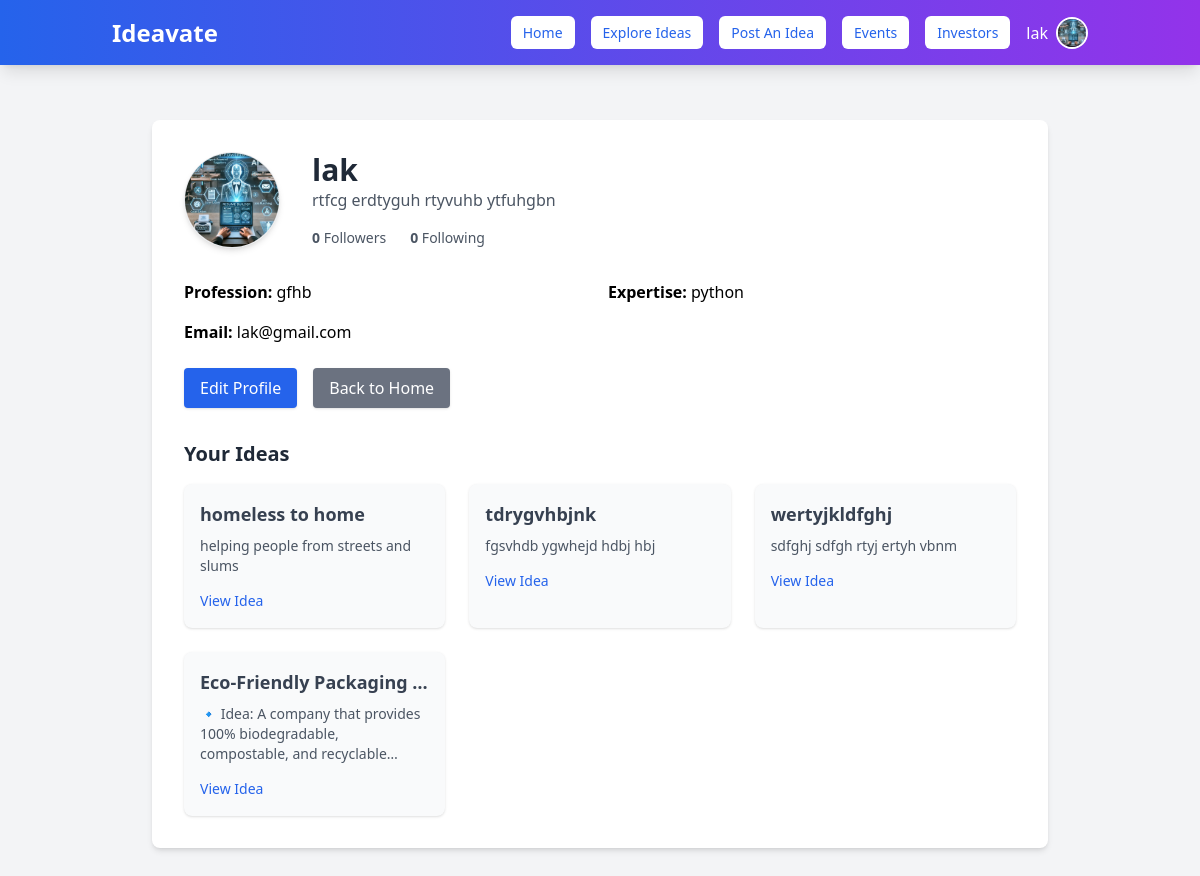
/user/profile/ (signed in), run on an earlier commit of the app's database.
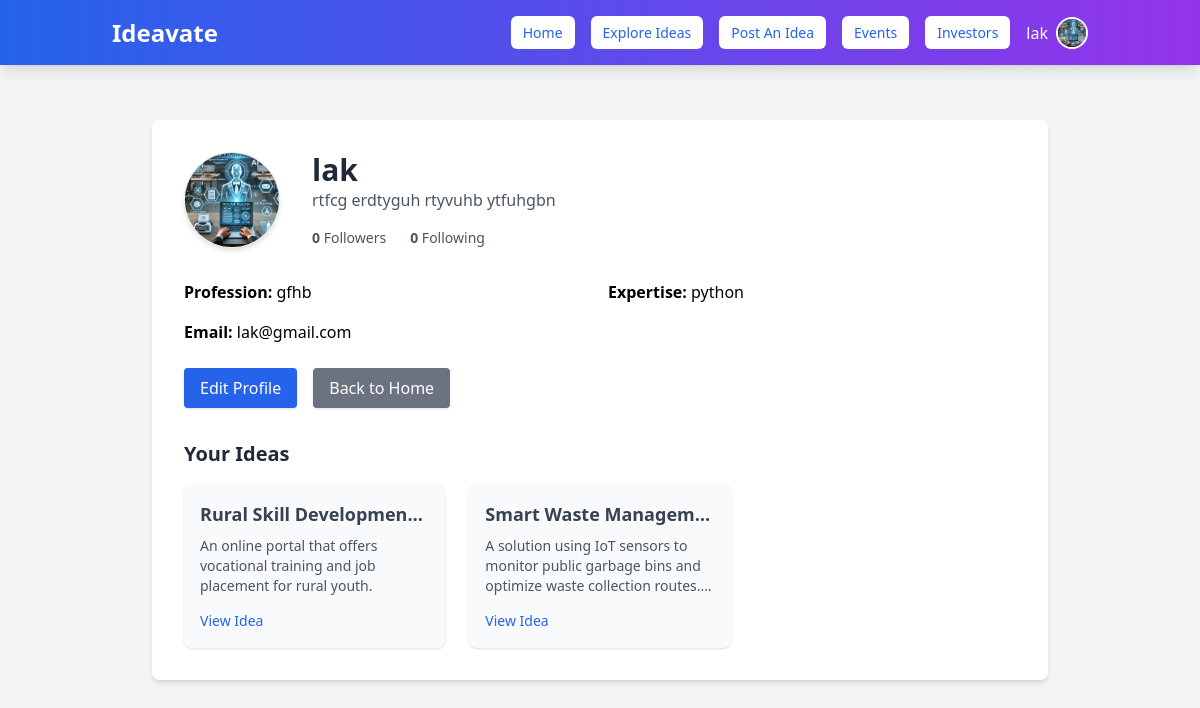
And on a later commit of the database.
### myapp/models.py (models this page shows, shortened)
class Idea(models.Model):
    user = models.ForeignKey(User, on_delete=models.CASCADE, related_name="ideas")
    idea_name = models.CharField(max_length=100)
    description = models.TextField(blank=True)
    category = models.CharField(max_length=100, blank=True, null=True)  # Example: Tech, Health, AI
    funding_goal = models.DecimalField(max_digits=10, decimal_places=2, null=True, blank=True)
    estimated_investment = models.DecimalField(max_digits=10, decimal_places=2, null=True, blank=True)
    collaboration = models.BooleanField(default=False)
    status = models.CharField(
        max_length=20,
        choices=[("open", "Open for Investment"), ("progress", "In Progress"), ("completed", "Completed")],
        default="open"
    )
    created_at = models.DateTimeField(auto_now_add=True)  # Timestamp when idea is posted
    updated_at = models.DateTimeField(auto_now=True)  # Timestamp when idea is modified
    class Meta:
        verbose_name = "Idea"
        verbose_name_plural = "Ideas"
        ordering = ["-created_at"]  # Show newest ideas first

### myapp/views.py (the view)
# urls.py: path('user/profile/', views.user_profile, name='user_profile'),
@login_required(login_url='signin')
def user_profile(request):
    profile, created = UserProfile.objects.get_or_create(user=request.user)
    if request.method == "POST":
        form = UserProfileForm(request.POST, request.FILES, instance=profile)
        if form.is_valid():
            form.save()
            return redirect("user_profile")
    else:
        form = UserProfileForm(instance=profile)
    follower_count = Follow.objects.filter(following=request.user).count()
    following_count = Follow.objects.filter(follower=request.user).count()
    ideas = Idea.objects.filter(user=request.user)  # or use creator=request.user if that’s the field
    return render(request, "user_profile.html", {
        "form": form,
        "follower_count": follower_count,
        "following_count": following_count,
        "ideas": ideas,
    })

### templates/user_profile.html (shortened to what this page needs)
{% extends "navbar.html" %}
{% load static %}
{% block content %}
<div class="max-w-4xl mx-auto bg-white p-8 rounded-lg shadow-md mt-10">
    <div class="flex flex-col sm:flex-row items-center sm:items-start sm:space-x-8 mb-8">
        <img src="{% if user.user_profile.profile_picture %}{{ user.user_profile.profile_picture.url }}{% else %}{% static 'images/default-profile.png' %}{% endif %}"
             alt="Profile Picture"
             class="h-24 w-24 rounded-full object-cover border shadow-md">
        <div class="text-center sm:text-left mt-4 sm:mt-0 w-full">
            <h2 class="text-3xl font-bold text-gray-800">{{ user.username }}</h2>
            <p class="text-gray-600">{{ user.user_profile.bio|default:"No bio available" }}</p>
            <div class="flex justify-center sm:justify-start space-x-6 mt-4 text-sm text-gray-600">
                <a href="{% url 'view_followers' user.username %}">
                    <div><span class="font-semibold">{{ follower_count }}</span> Followers</div>
                </a>
                <a href="{% url 'view_following' user.username %}">
                    <div><span class="font-semibold">{{ following_count }}</span> Following</div>
                </a>
            </div>
        </div>
    </div>
    <div class="grid grid-cols-1 sm:grid-cols-2 gap-4 mb-6">
        <p><strong>Profession:</strong> {{ user.user_profile.profession|default:"Not specified" }}</p>
        <p><strong>Expertise:</strong> {{ user.user_profile.expertise|default:"Not specified" }}</p>
        <p class="col-span-2"><strong>Email:</strong> {{ user.email }}</p>
    </div>
    <div class="flex space-x-4 mb-8">
        <a href="{% url 'edit_userprofile' %}" class="bg-blue-600 text-white px-4 py-2 rounded hover:bg-blue-700 shadow">Edit Profile</a>
        <a href="{% url 'home' %}" class="bg-gray-500 text-white px-4 py-2 rounded hover:bg-gray-600 shadow">Back to Home</a>
    </div>
    <h3 class="text-xl font-semibold text-gray-800 mb-4">Your Ideas</h3>
    <div class="grid grid-cols-1 sm:grid-cols-2 md:grid-cols-3 gap-6">
        {% for idea in ideas %}
            <div class="bg-gray-50 p-4 rounded-lg shadow hover:shadow-md transition">
                <h4 class="font-bold text-lg text-gray-700 mb-2 truncate">{{ idea.idea_name }}</h4>
                <p class="text-sm text-gray-600 mb-3 line-clamp-3">{{ idea.description|truncatewords:15 }}</p>
                <a href="{% url 'idea_detail' idea.id %}" class="text-blue-600 text-sm hover:underline font-medium">View Idea</a>
            </div>
        {% empty %}
            <p class="text-gray-500 col-span-full">You haven't posted any ideas yet.</p>
        {% endfor %}
    </div>
</div>
{% endblock %}

What changed in the data, as far as the page shows it:
removed Idea: idea_name "homeless to home", description "helping people from streets and slums"
removed Idea: idea_name "tdrygvhbjnk", description "fgsvhdb ygwhejd hdbj hbj"
removed Idea: idea_name "wertyjkldfghj", description "sdfghj sdfgh rtyj ertyh vbnm"
removed Idea: idea_name "Eco-Friendly Packaging…", description "🔹 Idea: A company that provides 100% biodegradable, compostable, and…"
added Idea: idea_name "Rural Skill Developmen…", description "An online portal that offers vocational training and job placement for rural youth."
added Idea: idea_name "Smart Waste Managem…", description "A solution using IoT sensors to monitor public garbage bins and optimize waste collection…"
